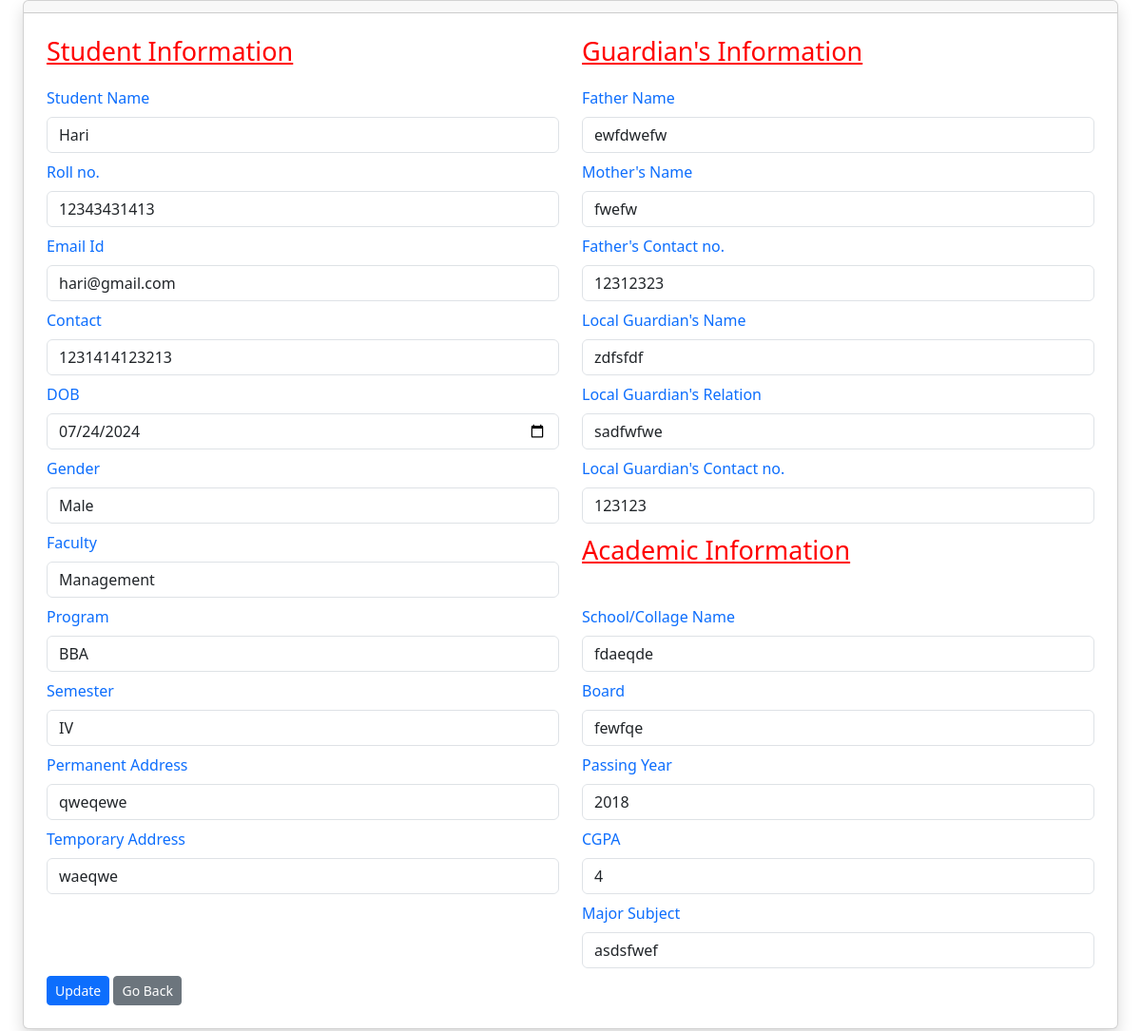
Page /edit.php?id=2 on the committed database.
### tables this page shows
CREATE TABLE `student_tbl` (
  `s_id` int(20) NOT NULL,
  `s_name` varchar(50) NOT NULL,
  `roll` bigint(50) NOT NULL,
  `email` varchar(50) NOT NULL,
  `contact` bigint(50) NOT NULL,
  `dob` date NOT NULL,
  `gender` varchar(20) NOT NULL,
  `faculty` int(50) NOT NULL,
  `program` int(11) NOT NULL,
  `semester` int(20) NOT NULL,
  `p_address` varchar(50) NOT NULL,
  `t_address` varchar(50) NOT NULL,
  `f_name` varchar(50) NOT NULL,
  `m_name` varchar(50) NOT NULL,
  `f_contact` varchar(50) NOT NULL,
  `l_name` varchar(50) NOT NULL,
  `l_relation` varchar(50) NOT NULL,
  `l_contact` varchar(20) NOT NULL,
  `sc_name` varchar(100) NOT NULL,
  `board` varchar(50) NOT NULL,
  `p_year` varchar(20) NOT NULL,
  `cgpa` int(20) NOT NULL,
  `m_subject` varchar(50) NOT NULL,
  `flag` int(20) NOT NULL
);

### edit.php (the view, shortened to what this page needs)
<?php
@include 'db.php';
if(isset($_GET['id'])){
   $id = $_GET['id'];
}
   $sql = "SELECT
            *, student_tbl.s_id as student_id,sem_tbl.s_id as semester_id FROM `student_tbl`
            left join faculty_tbl on student_tbl.faculty = faculty_tbl.f_id
            left join program_tbl on student_tbl.program = program_tbl.p_id
            left join sem_tbl on student_tbl.semester = sem_tbl.s_id
            WHERE student_tbl.s_id = '$id'";
   $result = mysqli_query($conn, $sql);
   $row = mysqli_fetch_assoc($result);
?>
<!DOCTYPE html>
<html lang="en">
<head>
   <link rel="stylesheet" href="https://cdn.jsdelivr.net/npm/bootstrap@5.3.2/dist/css/bootstrap.min.css"/>
</head>
<body>
<div class="container-fluid">
  <div id="content-wrapper" class="d-flex flex-column">
    <div id="content">
      <div class="container-fluid">
        <div class="card shadow mb-4">
          <div class="card-header pb-1 d-flex justify-content-between">
          </div>
          <div class="card-body text-primary">
            <div class="table-responsive">
              <form class="row px-2" action="" method="POST" enctype="multipart/form-data">
              <div class="col-6 my-1" style="color: red;; font-size: 27px;">
                  <label class="form-label" style="text-decoration: underline; ">Student Information</label>
                </div>
                <div class="col-6 my-1" style="color: red;; font-size: 27px;">
                  <label class="form-label" style="text-decoration: underline; ">Guardian's Information</label>
                </div>
                  <div class="col-md-6 my-1">
                  <label class="form-label">Student Name</label>
                  <input type="text" class="form-control" placeholder="Name" name="s_name" value = "<?php echo $row['s_name']?>">
                </div>
                <div class="col-md-6 my-1">
                  <label class="form-label">Father Name</label>
                  <input type="text" class="form-control" placeholder="Father Name" name="f_name" value = "<?php echo $row['f_name']?>">
                </div>
                <div class="col-md-6 my-1">
                  <label class="form-label">Roll no.</label>
                  <input type="text" class="form-control" placeholder="Roll no." name="roll" value = "<?php echo $row['roll']?>">
                </div>
                <div class="col-md-6 my-1">
                  <label class="form-label">Mother's Name</label>
                  <input type="text" class="form-control" placeholder="Mother Name" name="m_name" value = "<?php echo $row['m_name']?>">
                </div>
                <div class="col-md-6 my-1">
                  <label class="form-label">Email Id</label>
                  <input type="email" class="form-control" placeholder="Email Id" name="email" value = "<?php echo $row['email']?>">
                </div>
                <div class="col-6 my-1">
                  <label class="form-label">Father's Contact no.</label>
                  <input type="text" class="form-control" placeholder="father's contact no." name="f_contact" value = "<?php echo $row['f_contact']?>" >
                </div>
                <div class="col-6 my-1">
                  <label class="form-label">Contact</label>
                  <input type="text" class="form-control" placeholder="Contact no." name="contact" value = "<?php echo $row['contact']?>" >
                </div>
                <div class="col-6 my-1">
                  <label class="form-label">Local Guardian's Name</label>
                  <input type="text" class="form-control" placeholder="Local Guardian's Name" name="l_name" value = "<?php echo $row['l_name']?>">
                </div>
                <div class="col-md-6 my-1">
                  <label class="form-label">DOB</label>
                  <input type="date" class="form-control" name="dob" value = "<?php echo $row['dob']?>">
                </div>
                <div class="col-6 my-1">
                  <label class="form-label">Local Guardian's Relation</label>
                  <input type="text" class="form-control" placeholder="Local Guardian's Relation" name="l_relation" value = "<?php echo $row['l_relation']?>">
                </div>
                <div class="col-md-6 my-1">
                  <label class="form-label">Gender</label>
                  <select class="form-control" name="gender" >
                    <option><?php echo $row['gender']?></option>
                  </select>
                </div>
                <div class="col-6 my-1">
                  <label class="form-label">Local Guardian's Contact no.</label>
                  <input type="text" class="form-control" placeholder="Local Guardian's Contact no." name="l_contact" value = "<?php echo $row['l_contact']?>">
                </div>
                <div class="col-md-6 my-1">
                  <label class="form-label">Faculty</label>
                  <select class="form-control" name="faculty">
                  <?php
                  $sql = "SELECT * FROM `faculty_tbl`";
                  $result = mysqli_query($conn,$sql);
                  while($row_faculty= mysqli_fetch_assoc($result)){
               ?>
               <option value = "<?php echo $row_faculty['f_id'] ?>" <?php echo ($row['f_id'] == $row_faculty['f_id'] ? 'selected' : '');?>> <?php echo $row_faculty['f_title'] ?> </option>
               <?php
                }
               ?>
                  </select>
                </div>
                <div class="col-6 my-1" style="color: red;; font-size: 27px;">
                  <label class="form-label" style="text-decoration: underline; ">Academic Information</label>
                </div>
                <div class="col-md-6 my-1">
                  <label class="form-label">Program</label>
                  <select class="form-control" name="program">
                  <?php
                  $sql = "SELECT * FROM `program_tbl`";
                  $result = mysqli_query($conn,$sql);
                  while($row_program= mysqli_fetch_assoc($result)){
               ?>
               <option value = "<?php echo $row_program['p_id'] ?>" <?php echo ($row['p_id'] == $row_program['p_id'] ? 'selected' : '');?>> <?php echo $row_program['p_title'] ?> </option>
               <?php
                }
               ?>
                  </select>
                </div>
                <div class="col-6 my-1">
                  <label class="form-label">School/Collage Name</label>
                  <input type="text" class="form-control" placeholder="School/Collage Name" name="sc_name" value = "<?php echo $row['sc_name']?>">
                </div>
                <div class="col-6 my-1">
                  <label class="form-label">Semester</label>
                  <select class="form-control" name="semester">
                  <?php
                  $sql = "SELECT * FROM `sem_tbl`";
                  $result = mysqli_query($conn,$sql);
                  while($row_sem= mysqli_fetch_assoc($result)){
               ?>
               <option value = "<?php echo $row_sem['s_id'] ?>" <?php echo ($row['s_id'] == $row_sem['s_id'] ? 'selected' : '');?>><?php echo $row_sem['sem'] ?></option>
               <?php
                }
               ?>
                  </select>
                </div>
                <div class="col-6 my-1">
                  <label class="form-label">Board</label>
                  <input type="text" class="form-control" placeholder="board" name="board" value = "<?php echo $row['board']?>">
                </div>
                <div class="col-6 my-1">
                  <label class="form-label">Permanent Address</label>
                  <input type="text" class="form-control" placeholder="Permanent Address" name="p_address" value = "<?php echo $row['p_address']?>">
                </div>
                <div class="col-6 my-1">
                  <label class="form-label">Passing Year</label>
                  <input type="text" class="form-control" placeholder="Passing Year" name="p_year" value = "<?php echo $row['p_year']?>">
                </div>
                <div class="col-6 my-1">
                  <label class="form-label">Temporary Address</label>
                  <input type="text" class="form-control" placeholder="Temporary Address" name="t_address" value = "<?php echo $row['t_address']?>">
                </div>
                <div class="col-6 my-1">
                  <label class="form-label">CGPA</label>
                  <input type="text" class="form-control" placeholder="cgpa" name="cgpa" value = "<?php echo $row['cgpa']?>">
                </div>
                <div class="col-6 my-1">
                </div>
                <div class="col-6 my-1">
                  <label class="form-label">Major Subject</label>
                  <input type="text" class="form-control" placeholder="Major subject" name="m_subject" value = "<?php echo $row['m_subject']?>">
                </div>
                <div class="col-12 mt-1 mb-2">
                  <input type="submit" class="btn btn-primary btn-sm" name="update" value="Update">
                  <a href="go_back.php" class="btn btn-secondary btn-sm">Go Back</a>
                </div>
              </form>
            </div>
          </div>
        </div>
      </div>
    </div>
</body>
</html>

### rows in the picture
student_tbl: s_name "Hari", f_name "ewfdwefw", roll "12343431413", m_name "fwefw", email "hari@gmail.com", f_contact "12312323", contact "1231414123213", l_name "zdfsfdf", dob "07/24/2024", l_relation "sadfwfwe", gender "Male", l_contact "123123", sc_name "fdaeqde", board "fewfqe", p_address "qweqewe", p_year "2018", t_address "waeqwe", cgpa "4", m_subject "asdsfwef"

### other values in the picture
form field faculty "Management"
form field program "BBA"
form field semester "IV"
